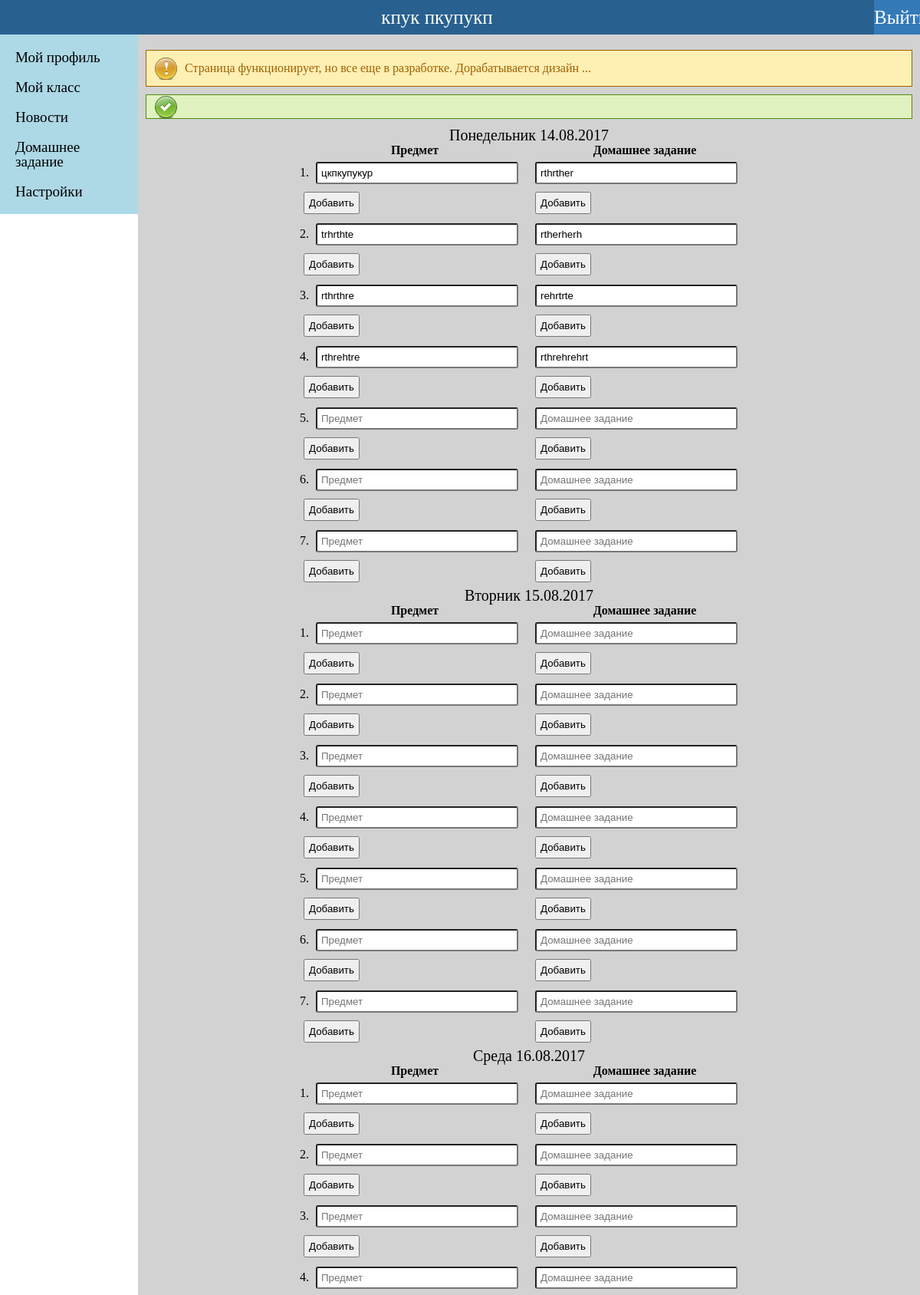
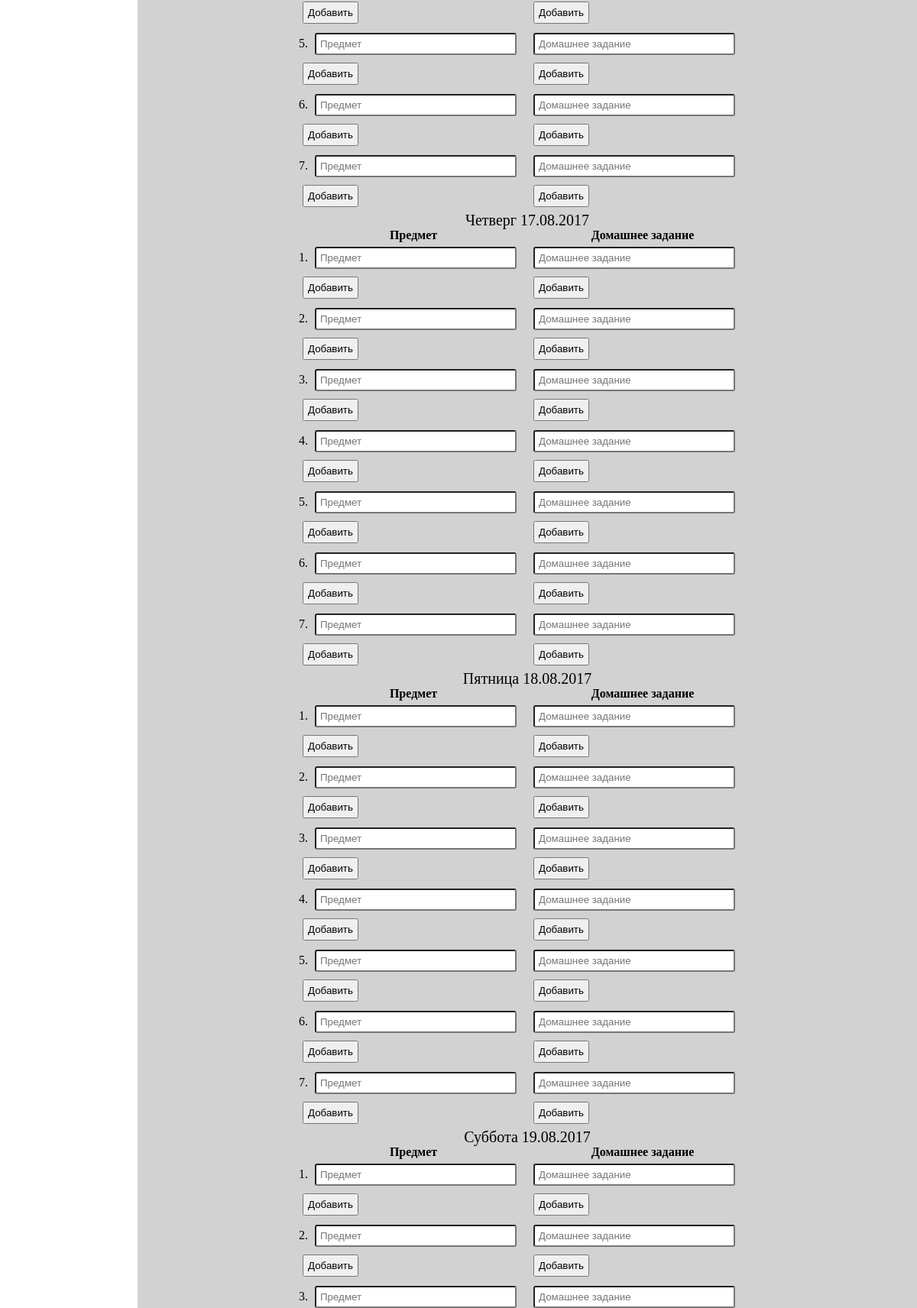
The app's page /homework.php (signed in, upper part) with its own data (2 pictures, top to bottom).
### tables this page shows
CREATE TABLE `lessons` (
  `id` int(11) NOT NULL,
  `name` varchar(256) NOT NULL,
  `day` int(11) NOT NULL,
  `number` int(11) NOT NULL,
  `user_school` int(11) NOT NULL,
  `user_class` varchar(11) NOT NULL,
  `date` timestamp NOT NULL DEFAULT CURRENT_TIMESTAMP ON UPDATE CURRENT_TIMESTAMP
);

CREATE TABLE `task` (
  `id` int(11) NOT NULL,
  `name` text NOT NULL,
  `day` int(11) NOT NULL,
  `number` int(11) NOT NULL,
  `user_school` int(11) NOT NULL,
  `user_class` varchar(11) NOT NULL,
  `date` timestamp NOT NULL DEFAULT CURRENT_TIMESTAMP ON UPDATE CURRENT_TIMESTAMP
);

### FUNCTIONS/MAIN/_DB_CONNECT.php (called while the page is built, shortened)
<?php
class DB_CONNECT {
    private static $instance = null;
    private $mysqli = null;
    function __construct() {
        $this->mysqli = new mysqli("localhost", "root", "", "project");
    }
    public static function getInstance() {
        if (self::$instance === null) {
            self::$instance = new self();
        }
        return self::$instance;
    }
    public function query($query) {
        return $this->mysqli->query($query);
    }
}

### FUNCTIONS/MAIN/_USER.php (called while the page is built, shortened)
<?php
class USER {
    public static function getUserInfo($user_id = -1) {
        $connect = DB_CONNECT::getInstance();
        $user_id = intval($user_id);
        $results = [];
        $sql =
            "SELECT * " .
            "FROM user " .
            "WHERE UPPER(user_id) LIKE UPPER('$user_id')";
        if (!$result = $connect->query($sql)) {
            $results['error'] = "Ошибка запроса учетной записи.";
            LOG::sendLog("Ошибка .. getUserInfo .. ($user_id)", $connect->err());
        } else {
            if ($result->num_rows == 0) {
                $results['error'] = "Не найдена учетная запись с таким идентификатором.";
                LOG::sendLog("Ошибка .. Не найдена учетная запись с таким логином .. getUserInfo .. ($user_id)");
            } else {
                $row = $result->fetch_assoc();
                $results = $row;
            }
        }
        return $results;
    }
}

### FUNCTIONS/MAIN/_AUTH.php (called while the page is built, shortened)
<?php
class AUTH {
    public static function isAuth() {
        if (session_id()) {
            if (isset($_SESSION['user_id'])) return true;
        }
        return false;
    }
    public static function getUserId() {
        if (self::isAuth()) {
            return $_SESSION['user_id'];
        }
        return -1;
    }
}

### FUNCTIONS/MAIN/_HOMEWORK.php (called while the page is built, shortened)
<?php
class HOMEWORK {
    public static function getLessons($day, $number) {
        $connect = DB_CONNECT::getInstance();
        $user = USER::getUserInfo(AUTH::getUserId());
        $results = array();
        $class = $user['user_class'];
        $school = $user['user_school'];
        $sql =
            "SELECT * " .
            "FROM lessons " .
            "WHERE `user_school` = '$school' AND `user_class` = '$class' AND `day` = '$day' AND `number` = '$number' " .
            "ORDER BY date ASC";
        if (!$result = $connect->query($sql)) {
            $results['error'] = "Ошибка в запросе.";
            LOG::sendLog("Ошибка в запросе", $connect->err());
        } else {
            if ($result->num_rows == 0) {
                $results['error'] = "Пусто";
            } else {
                while ($row = $result->fetch_assoc()) {
                    $results = $row;
                }
            }
        }
        return $results;
    }
    public static function getHometask($day, $number) {
        $connect = DB_CONNECT::getInstance();
        $user = USER::getUserInfo(AUTH::getUserId());
        $results = array();
        $class = $user['user_class'];
        $school = $user['user_school'];
        $sql =
            "SELECT * " .
            "FROM task " .
            "WHERE `user_school` = '$school' AND `user_class` = '$class' AND `day` = '$day' AND `number` = '$number' AND YEAR(`date`) = YEAR(NOW()) AND WEEK(`date`, 1) = WEEK(NOW(), 1) " .
            "ORDER BY date ASC";
        if (!$result = $connect->query($sql)) {
            $results['error'] = "Ошибка в запросе.";
            LOG::sendLog("Ошибка в запросе", $connect->err());
        } else {
            if ($result->num_rows == 0) {
                $results['error'] = "Пусто";
            } else {
                while ($row = $result->fetch_assoc()) {
                    $results = $row;
                }
            }
        }
        return $results;
    }
}

### homework.php (the view, shortened to what this page needs)
<?php
if (date("l") == "Saturday" OR date("l") == "Sunday") {
    $d1 = date("d.m.Y", time() - (-7 + date("N") - 1) * 24 * 60 * 60);
    $d2 = date("d.m.Y", time() - (-8 + date("N") - 1) * 24 * 60 * 60);
    $d3 = date("d.m.Y", time() - (-9 + date("N") - 1) * 24 * 60 * 60);
    $d4 = date("d.m.Y", time() - (-10 + date("N") - 1) * 24 * 60 * 60);
    $d5 = date("d.m.Y", time() - (-11 + date("N") - 1) * 24 * 60 * 60);
    $d6 = date("d.m.Y", time() - (-12 + date("N") - 1) * 24 * 60 * 60);
    $d7 = date("d.m.Y", time() - (-13 + date("N") - 1) * 24 * 60 * 60);
} else {
    $d1 = date("d.m.Y", time() - (date("N") - 1) * 24 * 60 * 60);
    $d2 = date("d.m.Y", time() - (-1 + date("N") - 1) * 24 * 60 * 60);
    $d3 = date("d.m.Y", time() - (-2 + date("N") - 1) * 24 * 60 * 60);
    $d4 = date("d.m.Y", time() - (-3 + date("N") - 1) * 24 * 60 * 60);
    $d5 = date("d.m.Y", time() - (-4 + date("N") - 1) * 24 * 60 * 60);
    $d6 = date("d.m.Y", time() - (-5 + date("N") - 1) * 24 * 60 * 60);
    $d7 = date("d.m.Y", time() - (-6 + date("N") - 1) * 24 * 60 * 60);
}
$days = ["Понедельник $d1", "Вторник $d2", "Среда $d3", "Четверг $d4", "Пятница $d5", "Суббота $d6", "Воскресенье $d7"];
?>
<!doctype html>
<html>
<head>
  <link rel="stylesheet" href="css/reset.css">
  <link rel="stylesheet" href="css/main.css">
  <link rel="stylesheet" href="css/homework.css">
  <link rel="stylesheet" href="css/toast.css">
  <link rel="stylesheet" href="css/message.css">
</head>
<body>
<div class="wrap">
  <div class="homework">
    <div class="homework-header">
        <?php include 'block/header.php'; ?>
    </div>
    <div class="homework-body">
      <div class="homework-body-menu">
          <?php include 'block/menu.php'; ?>
      </div>
      <div class="homework-body-main">
        <div class="warning">
          Страница функционирует, но все еще в разработке. Дорабатывается дизайн ...
        </div>
        <div class="success">
        </div>
        <div class="homework">
          <table class="homework-table">
              <?php for ($d = 0; $d < 6; $d++):   ?>
                <tr>
                  <td colspan="2" class="center"><h3><?= $days[$d]; ?></h3></td>
                </tr>
                <tr>
                  <th>Предмет</th>
                  <th>Домашнее задание</th>
                </tr>
                  <?php for ($l = 0; $l < 7; $l++):  ?>
                  <tr>
                      <?php $lesson = HOMEWORK::getLessons($d, $l); ?>
                    <td>
                      <div class="input-group">
                          <?= $l + 1 ?>.<input type="hidden" name="less[number]" value="<?= $l ?>"> <?  ?>
                        <input type="text" class="input" placeholder="Предмет" name="less[data]" autocomplete="off" value="<?= (isset($lesson['name'])) ? $lesson['name'] : "" ?>">
                        <span class="lesson"><button class="submit">Добавить</button></span>
                      </div>
                    </td>
                      <?php $task = HOMEWORK::getHometask($d, $l); ?>
                    <td>
                      <div class="input-group">
                        <input type="text" class="input" placeholder="Домашнее задание" name="task[data]" autocomplete="off" value="<?= (isset($task['name'])) ? $task['name'] : "" ?>">
                        <span class="task"><button class="submit">Добавить</button></span>
                      </div>
                    </td>
                  </tr>
                  <?php endfor; ?>
              <?php endfor; ?>
          </table>
        </div>
      </div>
    </div>
  </div>
</div>
</body>
</html>

### css/main.css (style rules this page uses)
h3 { font-size: 20px; }
.center { text-align: center; }
.input { padding: 5px; margin: 5px; border-radius: 3px; }
.submit { padding: 5px; margin: 5px; cursor: pointer; }

### css/homework.css (style rules this page uses)
.homework-body { margin: 0 auto; width: 100%; height: 100%; box-sizing: border-box; }
.homework-body-menu { float: left; width: 15%; background-color: lightblue; height: 100%; }
.homework-body-main { box-sizing: border-box; float: right; width: 85%; padding: 10px; background-color: #d2d2d2; }
.homework-table { width: 60%; margin: 0 auto; }
.input { width: 250px; padding: 5px; }
.submit { padding: 5px; cursor: pointer; }

### css/message.css (style rules this page uses)
.info, .success, .warning, .error, .validation { border: 1px solid; margin: 10px 0px; padding:15px 10px 15px 50px; background-repeat: no-repeat; background-position: 10px center; }
.success { color: #4F8A10; background-color: #DFF2BF; background-image:url('/img/message/success.png'); }
.warning { color: #9F6000; background-color: #FEEFB3; background-image: url('/img/message/warning.png'); }

### records on screen
lessons: name "цкпкупукур", name "rthrther"
lessons: name "trhrthte", name "rtherherh"
lessons: name "rthrthre", name "rehrtrte"
lessons: name "rthrehtre", name "rthrehrehrt"

### other values on screen
$_SESSION['user_name'] "кпук"
$_SESSION['user_family'] "пкупукп"
$days[$d] "Понедельник 14.08.2017"
$days[$d] "Вторник 15.08.2017"
$days[$d] "Среда 16.08.2017"
$days[$d] "Четверг 17.08.2017"
$days[$d] "Пятница 18.08.2017"
$days[$d] "Суббота 19.08.2017"
